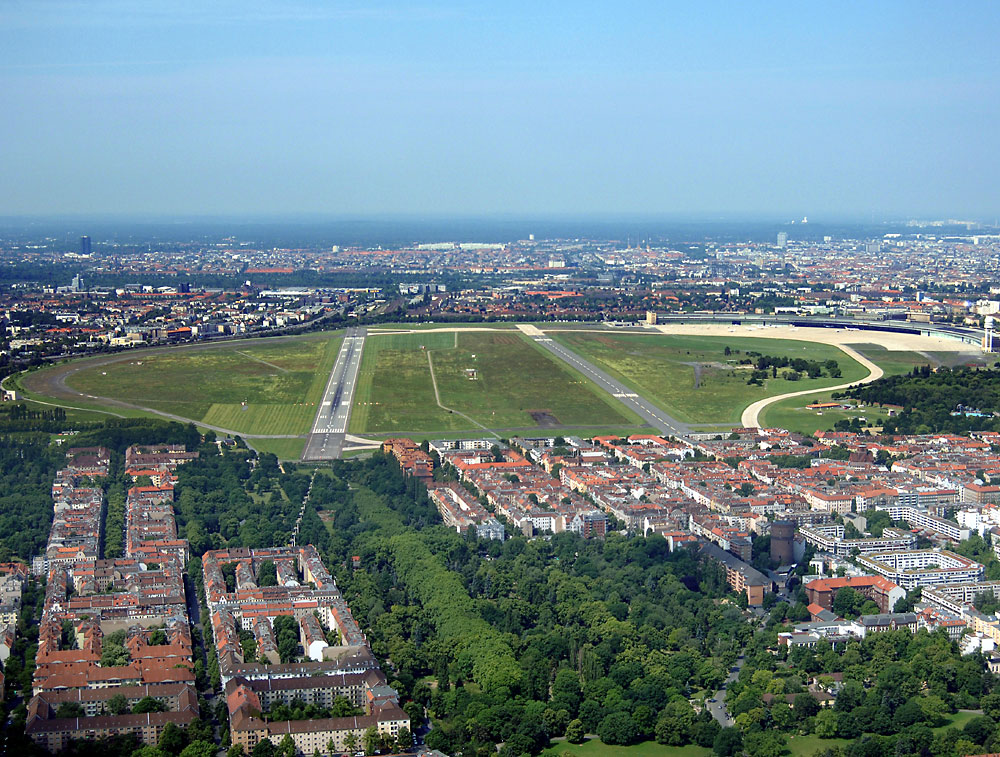
#> input picture data/schraegbild_tempelhof.jpg, 1000 x 757 px
$ jupyter execute 02_projective_rectification.ipynb
#> lines starting #> are read from the running program, lines starting #| are printed output that depends on the picture
#> further down, img is the input picture: shape (757, 1000, 3); mean R, G, B 111.3, 132.2, 137.4
### scripts/utils.py
import numpy as np
from matplotlib import pyplot as plt


def bilinear_neighbor(img, loc):
    if np.array_equal(loc, np.floor(loc)):
        return img[int(loc[1])][int(loc[0])]

    img_height, img_width = img.shape[:2]
    x0, y0 = int(np.floor(loc[0])), int(np.floor(loc[1]))

    if x0 < 0 or x0 + 1 >= img_width or y0 < 0 or y0 + 1 >= img_height:
        return 0

    adjacent_pixels = img[y0:y0+2, x0:x0+2]

    dx, dy = loc[0] - x0, loc[1] - y0

    return (adjacent_pixels[0,0] * (1 - dx) * (1 - dy)
            + adjacent_pixels[0,1] * dx       * (1 - dy)
            + adjacent_pixels[1,0] * (1 - dx) * dy
            + adjacent_pixels[1,1] * dx       * dy)


# [34 lines left out: functions projective_transform, rectify_homography, not called in this run]

def display_images(images, descriptions=None, title=None):
    n = len(images)

    if descriptions is None:
        descriptions = ['Original', 'Transformed']

    descriptions = descriptions[:n] + [''] * max(0, n - len(descriptions))

    fig = plt.figure()

    if title:
        fig.suptitle(title)

    for i, img in enumerate(images, 1):
        ax = fig.add_subplot(1, n, i)
        ax.imshow(img)
        ax.axis('off')
        if descriptions[i - 1]:
            ax.set_title(descriptions[i - 1])

    fig.tight_layout(rect=[0, 0, 1, 0.95])
    plt.show()

### 02_projective_rectification.ipynb
# 02 Projektive Entzerrung

Eine häufige Anwendung von projektiven Bildtransformationen ist die projektive Entzerrung:
Schrägaufnahmen von (annähernd) ebenen Objekten werden so transformiert, daß das Objekt
wie unter einer Senkrechtaufnahme erscheint. In der Vorlesung wurde gezeigt, wie man eine
geeignete Projektivtransformation aus vier Passpunkten berechnet. Die Abgabe erfolgt in
Form eines *Jupyter Notebooks*.

## Aufgaben

[cell 1]
import numpy as np
import matplotlib.pyplot as plt
import pandas as pd
from skimage.io import imread
from matplotlib.ticker import MaxNLocator

from scripts.utils import *

np.set_printoptions(precision=4, suppress=True)

[cell 2]
def plot_image_points(img, o_i, b_i, tick_step=50):
#> called with o_i = array of shape (4, 2), b_i = array of shape (4, 2), tick_step = 50
    fig, ax = plt.subplots()
    ax.imshow(img)
    # plot points
    ax.scatter(b_i[:,0], b_i[:,1], label='b points')
    ax.scatter(o_i[:,0], o_i[:,1], label='o points')
    # draw outlines
    b_outline = np.vstack([b_i, b_i[0]])
    o_outline = np.vstack([o_i, o_i[0]])
    ax.plot(b_outline[:,0], b_outline[:,1])
    ax.plot(o_outline[:,0], o_outline[:,1])
    # annotate points
    for i, (x, y) in enumerate(b_i):
        ax.text(x, y, f'b{i+1}')
    for i, (x, y) in enumerate(o_i):
        ax.text(x, y, f'o{i+1}')
    # show pixel ticks and labels
    h, w = img.shape[:2]
#> h = 757; w = 1000
    ax.set_xlim(0, w)
    ax.set_ylim(h, 0)                   # invert y-axis so origin is top-left
    ax.set_xlabel('X (pixels)')
    ax.set_ylabel('Y (pixels)')
    ax.xaxis.set_major_locator(MaxNLocator(integer=True))
    ax.yaxis.set_major_locator(MaxNLocator(integer=True))
    ax.set_xticks(np.arange(0, w+1, tick_step))
    ax.set_yticks(np.arange(0, h+1, tick_step))
    ax.tick_params(axis='both', which='major', labelsize=8, length=4)
    ax.legend(loc='upper right')
    plt.tight_layout()
    plt.show()
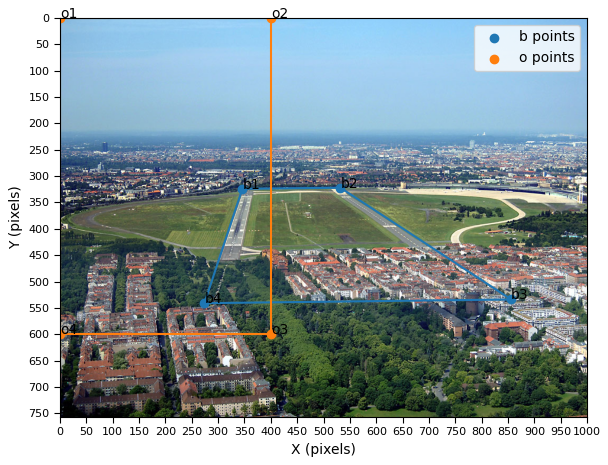
#> figure drawn by matplotlib, 1 panel

### Teil A
Suchen Sie in der Datei `schraegbild_tempelhof.jpg` vier markante Punkte im Bild (am einfachsten ist vermutlich ein großräumiges Rechteck). Vermessen Sie die genaue Bildposition dieser Punkte, indem Sie (z.B. mit Paint) das Bild in so groß wie möglich darstellen und die Position des Cursors in Pixeln anzeigen lassen. Diese Punkte stellen unsere Passpunkte dar, d.h. für die projektive Entzerrung brauchen wir für die vier Bildpunkte geeignete Weltkoordinaten. In unserem Fall sind das unsere Wunschkoordinaten im Zielbild, also einer entzerrten fiktiven Senkrechtaufnahme. Hier kann man z.B. einfach die vier Ecken des Zielbildes als Weltkoordinaten in der Einheit Pixel angeben. Markieren Sie die Passpunkte im Ausgangsbild ähnlich wie im gezeigten Beispiel (rot: Ausgangskoordinaten bi, blau: Zielkoordinaten oi).

[cell 3]
img = imread('./data/schraegbild_tempelhof.jpg')

b_i = np.array([
	[346, 324],
	[532, 322],
	[856, 534],
	[274, 541]
], dtype=int)

img_height, img_width = 600, 400
o_i = np.array([
        [0, 0],
        [img_width, 0],
        [img_width, img_height],
        [0,img_height]
    ])

plot_image_points(img, o_i, b_i)

### Teil B
Berechnen Sie dann, wie in der Vorlesung gezeigt, aus diesen vier Passpunkten eine geeignete projektive Transformation in Ihr Objektkoordinatensystem. Überprüfen Sie Ihr Ergebnis, indem Sie damit Ihre vier Weltkoordinaten $o_i$ in Bildkoordinaten $b^′_i$ transformieren.Diese sollten möglichst nahe zu den gemessenen Bildpositionen bi liegen.

[cell 4]
matrix_a = []

for i in range(o_i.shape[0]):
    matrix_a.append([ o_i[i][0],   o_i[i][1], 1,  0,  0, 0, -b_i[i][0]*o_i[i][0], -b_i[i][0]* o_i[i][1], -b_i[i][0] ])
    matrix_a.append([ 0,  0, 0,  o_i[i][0],   o_i[i][1], 1, -b_i[i][1]*o_i[i][0], -b_i[i][1]* o_i[i][1], -b_i[i][1] ])
matrix_a = np.vstack(matrix_a)

U, S, Vt = np.linalg.svd(matrix_a)
H = Vt[-1].reshape(3, 3)
H = H / H[2, 2]

print(H)

[cell 5]
o_h = np.hstack([o_i, np.ones((o_i.shape[0],1))])

b_proj = H.dot(o_h.T).T
b_proj = b_proj[:, :2] / b_proj[:, 2:3]

errors    = b_proj - b_i
distances = np.linalg.norm(errors, axis=1)
df = pd.DataFrame({
    'b_i_x':     b_i[:,0],
    'b_i_y':     b_i[:,1],
    'b_proj_x':  b_proj[:,0],
    'b_proj_y':  b_proj[:,1],
    'error_px':  distances
})
display(df.round(3))

### Teil C
Schreiben Sie eine Funktion analog zu Übungsblatt 1, mit der sich ein Bild eines ebenen Objektes projektiv transformieren läßt. Die Inverse der Projektivtransformation aus der Vorlesung für die indirekte Umbildung ist gegeben durch:
$$
x^` = \frac{(b_2 - c_2 b_3)x + (a_3 c_2 - a_2)\,y + a_2 b_3 - a_3 b_2}
           {(b_1 c_2 - b_2 c_1)x + (a_2 c_1 - a_1 c_2)\,y + a_1 b_2 - a_2 b_1}
$$

$$
y^` = \frac{(b_3 c_1 - b_1)\,x + (a_1 - a_3 c_1)\,y + a_3 b_1 - a_1 b_3}
           {(b_1 c_2 - b_2 c_1)x + (a_2 c_1 - a_1 c_2)\,y + a_1 b_2 - a_2 b_1}.
$$

[cell 6]
def projective_transform(H, img, dst_height, dst_width):
#> called with H = array of shape (3, 3), dst_height = 600, dst_width = 400
    target_matrix = np.zeros((dst_height, dst_width, img.shape[2]), dtype=img.dtype)

    if np.linalg.det(H) == 0:
        print("Transformation not possible: det(A^-1) = 0")
        return target_matrix

    for y in range(dst_height):
        for x in range(dst_width):

            loc_h = H.dot([x, y, 1])
            loc = loc_h[:2] / loc_h[2]

            target_matrix[y][x] = bilinear_neighbor(img, loc)
#> this loop made 600 passes
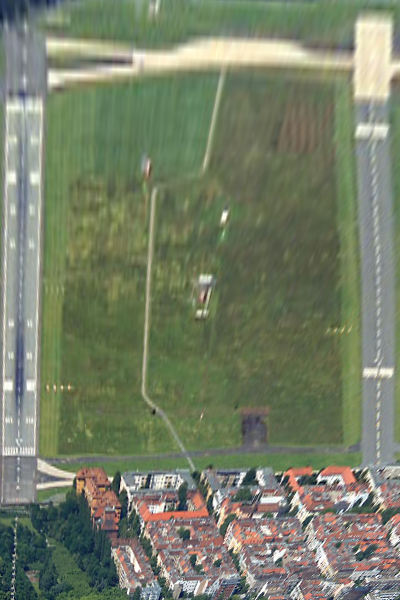
#> target_matrix: shape (600, 400, 3); mean R, G, B 118.7, 127, 104.3

    return target_matrix

# [17 lines of commented-out code are left out]

### Teil D
Erstellen Sie mit dieser Funktion aus der Datei `schraegbild_tempelhof.jpg` eine fiktive Senkrechtaufnahme, d.h. eine Karte des abgebildeten Gebietes, bei dem wir die Höhe der Gebäude ignorieren.

[cell 7]
p_transformed = projective_transform(H, img, img_height, img_width)
display_images([p_transformed], ["rectified Image"])
#> the loop in display_images, `for i, img in enumerate(images, 1):` made 1 pass
#> i on pass 1: 1
